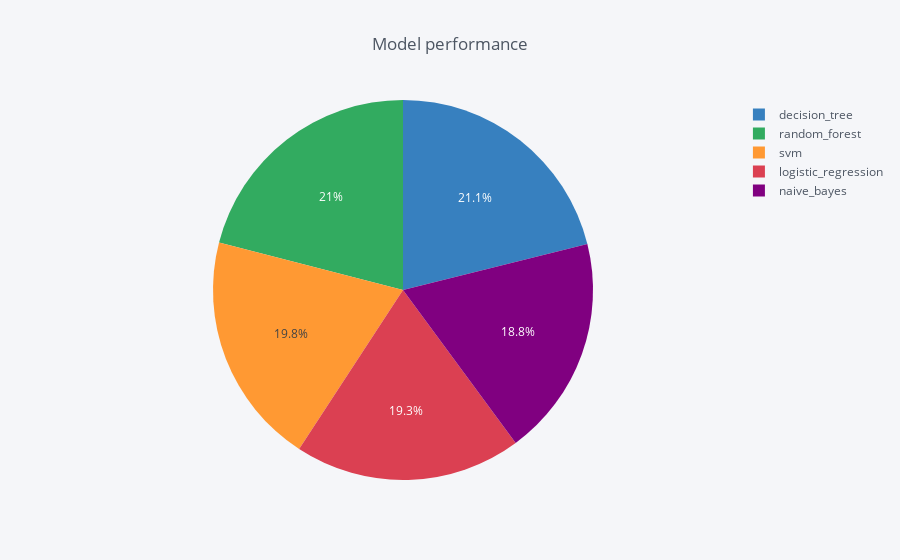

Here is the notebook cell this chart was saved with:
### Code cell
df_scores.iplot(kind='pie', labels='Model', values='Best_Score', title='Model performance', theme='pearl')

### Figure 1 — Plotly figure (JSON) as saved in the notebook; plotly's stock layout.template omitted (floating-point values rounded to 4 significant figures)
{"data": [{"labels": ["svm", "decision_tree", "random_forest", "naive_bayes", "logistic_regression"], "marker": {"colors": ["rgba(255, 153, 51, 1.0)", "rgba(55, 128, 191, 1.0)", "rgba(50, 171, 96, 1.0)", "rgba(128, 0, 128, 1.0)", "rgba(219, 64, 82, 1.0)"]}, "name": "", "type": "pie", "values": [0.8896, 0.9478, 0.9419, 0.8433, 0.8669]}], "layout": {"legend": {"bgcolor": "#F5F6F9", "font": {"color": "#4D5663"}}, "paper_bgcolor": "#F5F6F9", "plot_bgcolor": "#F5F6F9", "title": "Model performance", "titlefont": {"color": "#4D5663"}}}
